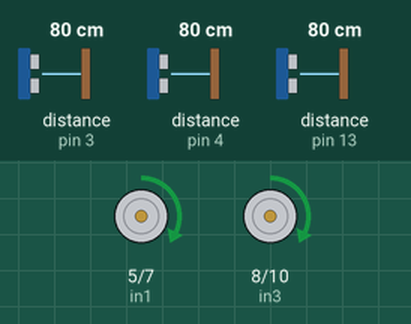
Simulated run of this sketch. Board: Arduino Mega 2560, built with avr-gcc and run on an emulated ATmega2560. Parts: motor-driver pin pairs drawn as motors (green arrow = first pin HIGH = forward, orange = second pin HIGH = backward, longer = more drive, scaled by the enable pin). The test bench sets the inputs (shaded band); at power-on: distance to the obstacle (sensors on pin 3, pin 4, pin 13) 80 cm. The echo pulse lasts 58.3 µs per cm.

Above: at 1.2 s.
1.3 s: distance to the obstacle (sensor on pin 3) set to 60 cm
At 1.48 s:
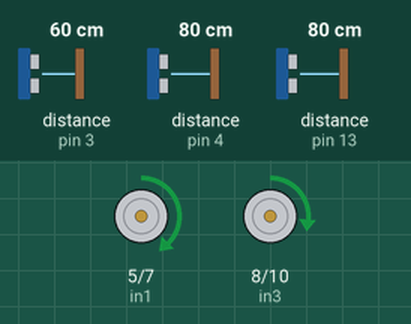
3.1 s: distance to the obstacle (sensor on pin 4) set to 120 cm
At 4.1 s:
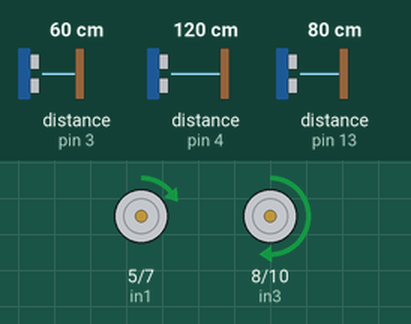
6.1 s: distance to the obstacle (sensor on pin 3) set to 2 cm
7.6 s: distance to the obstacle (sensor on pin 4) set to 2 cm
At 8.5 s:
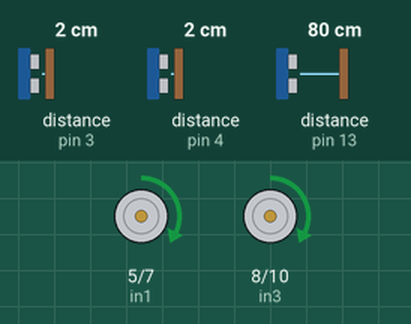
9.2 s: distance to the obstacle (sensor on pin 3) set to 9 cm
At 10.2 s:
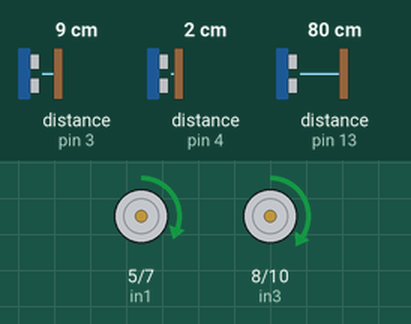
10.7 s: distance to the obstacle (sensor on pin 4) set to 18 cm
At 12.0 s:
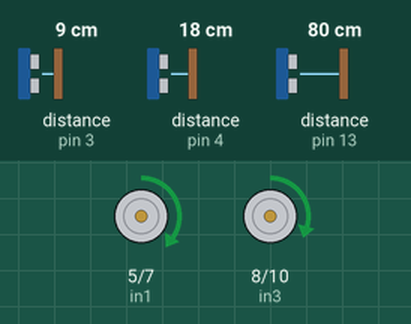
Timing chart, 0 to 13.2 s (numbered marks = the images above; inputs shaded):
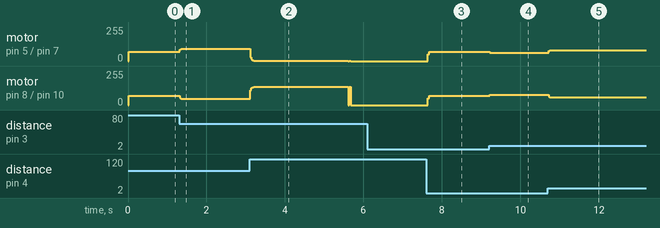

The sketch:

maze.ino
```cpp
#include <NewPing.h> //ping lib

#define maxdist 100

int dir;

#define STOP 0
#define FORWARD 1
#define BACKWARD 2
#define LEFT 3
#define RIGHT 4

float P = 0.7 ;
float D = 0.5 ;
float I = 0.4 ;
float oldErrorP ;
float totalError ;
int offset = 5 ;

bool frontw;
bool leftw;
bool rightw;
bool fturn;
bool rwf;
bool lwf;

int in1 = 5;
int in2 = 7;
int ena = 6;

int in3 = 8;
int in4 = 10;
int enb = 9;

int trigf = 12;
int echof = 13;

int trigl = 11;
int echol = 4;

int trigr = 2;
int echor = 3;

int distancef;
int distancel;
int distancer;

int baseSpeed = 70 ;
int RMS ;
int LMS ;

long duration;

float lastpingf, lastpingr, lastpingl, lsense, rsense, fsense;

int wallthreshold = 10;
int frontthreshold = 7;

NewPing sonarLeft(trigl, echol, maxdist); // NewPing setup of pins and maximum distance.
NewPing sonarRight(trigr, echor, maxdist);
NewPing sonarFront(trigf, echof, maxdist);

unsigned int pingSpeed = 30;
unsigned long pingTimer;

void setup() {
  pinMode(ena, OUTPUT);
  pinMode(in1, OUTPUT);
  pinMode(in2, OUTPUT);
  pinMode(enb, OUTPUT);
  pinMode(in3, OUTPUT);
  pinMode(in4, OUTPUT);
  pinMode(trigf, OUTPUT);
  pinMode(echof, INPUT);
  pinMode(trigl, OUTPUT);
  pinMode(echol, INPUT);
  pinMode(trigr, OUTPUT);
  pinMode(echor, INPUT);
  Serial.begin(9600);
}

void loop() {
  checksurround();
  wallcheck();

  if ( fturn == false ) {

    pid_start();

  }
  else if (lwf == true ) {

    PID(true) ;

  }
  else if (rwf == true ) {
    PID(false) ;
  }


  if (leftw == true && rightw == false && frontw == true ) {

    // turnright();
    PID(false) ;

    if ( fturn == false ) {
      fturn = true ;
      rwf = true ;
    }
  }
   if (leftw == false && rightw == true && frontw == true ) {

    PID(true) ;

    if ( fturn == false ) {

      fturn = true ;
      lwf = true ;

    }
  }
   if ( lsense == 0 || lsense > 100 && rsense == 0 || rsense > 100 && fsense == 0 || fsense > 100 ) {

    setDirection(STOP);
  }
}

void checksurround (){
  distancel = sonarLeft.ping_cm();
  distancer = sonarRight.ping_cm();
  distancef = sonarFront.ping_cm();

  lsense = (distancel + lastpingl) / 2;
  rsense = (distancer + lastpingr) / 2;
  fsense = (distancef + lastpingf) / 2;

  lastpingl = lsense;
  lastpingr = rsense;
  lastpingf = fsense;
}

void wallcheck(){
  if (lsense < wallthreshold) {
    leftw = true;
  } else {
    leftw = false;
  }

  if (rsense < wallthreshold) {
    rightw = true;
  } else {
    rightw = false;
  }

  if (fsense < wallthreshold) {
    frontw = true;
  } else {
    frontw = false;
  }
}


void setDirection(int dir) {

  if ( dir == FORWARD ) {
    digitalWrite(in1, HIGH);
    digitalWrite(in2, LOW);
    digitalWrite(in3, HIGH);
    digitalWrite(in4, LOW);
  }
  else if ( dir == LEFT ) {
    digitalWrite(in1, HIGH);
    digitalWrite(in2, LOW);
    digitalWrite(in3, LOW);
    digitalWrite(in4, HIGH);
  }
  else if ( dir == RIGHT ) {
    digitalWrite(in1, LOW);
    digitalWrite(in2, HIGH);
    digitalWrite(in3, HIGH);
    digitalWrite(in4, LOW);
  }
  else if ( dir == STOP ) {
    digitalWrite(in1, LOW);
    digitalWrite(in2, LOW);
    digitalWrite(in3, LOW);
    digitalWrite(in4, LOW);
  }
  else if ( dir == BACKWARD ) {
    digitalWrite(in1, LOW);
    digitalWrite(in2, HIGH);
    digitalWrite(in3, LOW);
    digitalWrite(in4, HIGH);
  }
}

//--------------------------------- control ---------------------------------//

void pid_start() {

  float errorP = lsense - rsense; // proportional
  float errorD = errorP - oldErrorP; //integral
  float errorI = (2.0 / 3.0) * errorI + errorP ; //derivative

  totalError = P * errorP + D * errorD + I * errorI ;

  oldErrorP = errorP ;

  RMS = baseSpeed + totalError ;
  LMS = baseSpeed - totalError ;

  if (RMS < 0) {

    RMS = map(RMS , 0 , -255, 0, 255);

    analogWrite(ena , RMS);
    analogWrite(enb , LMS);

    setDirection(RIGHT);

  }
  else if (LMS < 0) {
    LMS = map(LMS , 0 , -255, 0, 255);


    analogWrite(ena , RMS);
    analogWrite(enb , LMS);

    setDirection(LEFT);
  }
  else {

    analogWrite(ena , RMS);
    analogWrite(enb , LMS);

    setDirection(FORWARD);
  }

}


//----------------------------- wall follow  control -------------------------------//

void PID( boolean left ) {

  if (left == true ) {

    float errorP = lsense - rsense - offset ;
    float errorD = errorP - oldErrorP;
    float errorI = (2.0 / 3) * errorI + errorP ;


    totalError = P * errorP + D * errorD + I * errorI ;

    oldErrorP = errorP ;


    RMS = baseSpeed + totalError ;
    LMS = baseSpeed - totalError ;

    //  if(RMS < -255) RMS = -255; if(RMS > 255)RMS = 255 ;
    //  if(LMS < -255) LMS = -255;  if(LMS > 255)LMS = 255 ;


    if (RMS < 0) {

      RMS = map(RMS , 0 , -255, 0, 255);

      analogWrite(ena , RMS);
      analogWrite(enb , LMS);

      setDirection(RIGHT);

    }
    else if (LMS < 0) {
      LMS = map(LMS , 0 , -255, 0, 255);


      analogWrite(ena , RMS);
      analogWrite(enb , LMS);

      setDirection(LEFT);
    }
    else {

      analogWrite(ena , RMS);
      analogWrite(enb , LMS);

      setDirection(FORWARD);
    }

  }
  else {

    float errorP = lsense - rsense + offset ;
    float errorD = errorP - oldErrorP;
    float errorI = (2.0 / 3) * errorI + errorP ;

    totalError = P * errorP + D * errorD + I * errorI ;

    oldErrorP = errorP ;


    RMS = baseSpeed + totalError ;
    LMS = baseSpeed - totalError ;

    //  if(RMS < -255) RMS = -255; if(RMS > 255)RMS = 255 ;
    //  if(LMS < -255) LMS = -255;  if(LMS > 255)LMS = 255 ;


    if (RMS < 0) {

      RMS = map(RMS , 0 , -255, 0, 255);

      analogWrite(ena , RMS);
      analogWrite(enb , LMS);

      setDirection(RIGHT);

    }
    else if (LMS < 0) {
      LMS = map(LMS , 0 , -255, 0, 255);


      analogWrite(ena , RMS);
      analogWrite(enb , LMS);

      setDirection(LEFT);
    }
    else {

      analogWrite(ena , RMS);
      analogWrite(enb , LMS);

      setDirection(FORWARD);
    }

  }

}
```

Measured:
- after the input at 1.3 s, motor on pin 5 (in1) / pin 7 (in2): forward 70/255 → forward 91/255 at once, → forward 92/255 0.30 s later; motor on pin 8 (in3) / pin 10 (in4): forward 70/255 → forward 48/255 at once
- after the input at 3.1 s, motor on pin 8 (in3) / pin 10 (in4): ramps from stopped to forward 137/255 and jumps back, once every 0.07 s
- after the input at 7.6 s, motor on pin 5 (in1) / pin 7 (in2), motor on pin 8 (in3) / pin 10 (in4): stopped → forward 70/255 at once
- after the input at 9.2 s, motor on pin 5 (in1) / pin 7 (in2): forward 70/255 → forward 62/255 at once; motor on pin 8 (in3) / pin 10 (in4): forward 70/255 → forward 77/255 at once
- after the input at 10.7 s, motor on pin 5 (in1) / pin 7 (in2): forward 62/255 → forward 79/255 at once; motor on pin 8 (in3) / pin 10 (in4): forward 77/255 → forward 60/255 at once
